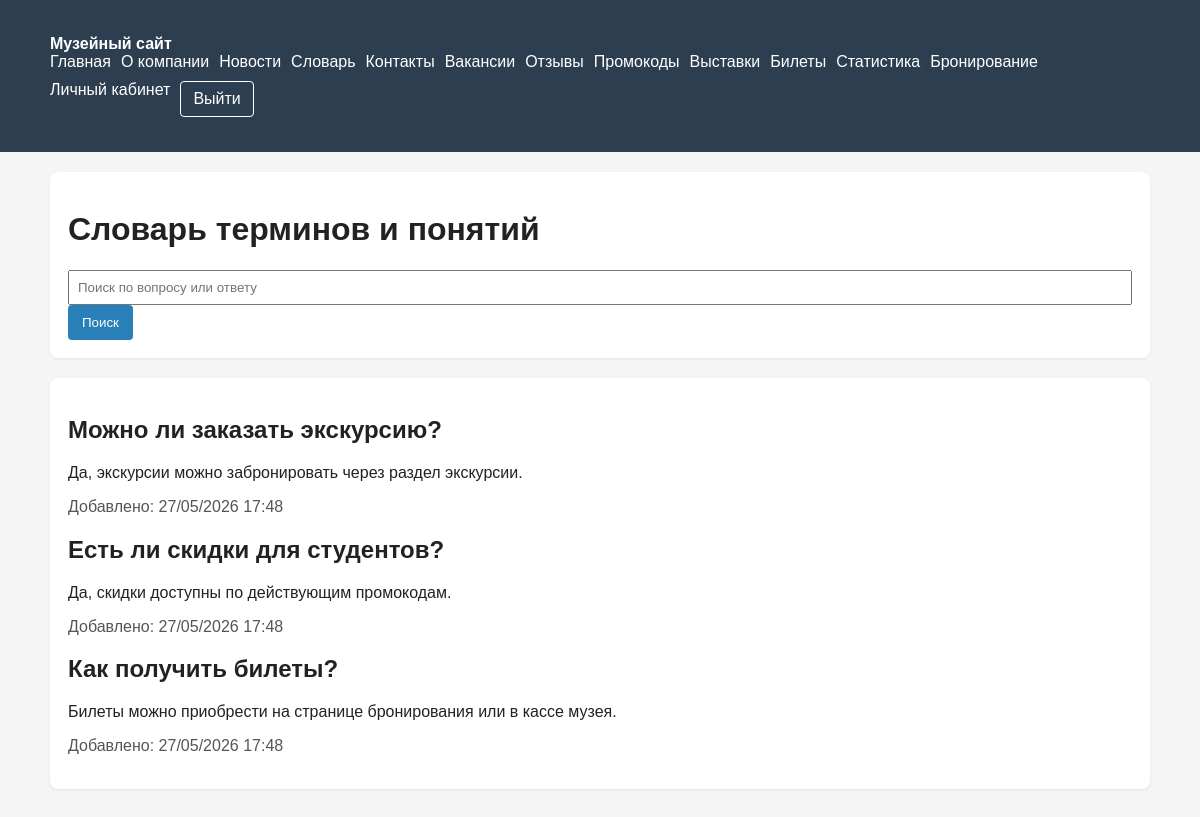
The page /faq/ (signed in) on the database its author committed.
### museum/models.py (models this page shows, shortened)
class FAQ(models.Model):
    question = models.CharField(max_length=300)
    answer = models.TextField()
    added_at = models.DateTimeField(auto_now_add=True)

### museum/views.py (the view)
# urls.py: path("faq/", faq_view, name="faq"),
def faq_view(request):
    search = request.GET.get("search", "")
    qs = FAQ.objects.all().order_by("-added_at")
    if search:
        qs = qs.filter(Q(question__icontains=search) | Q(answer__icontains=search))
    return render(request, "museum/faq.html", {"faqs": qs, "search": search})

### templates/museum/faq.html (shortened to what this page needs)
{% extends 'base.html' %}
{% block content %}
<div class="panel">
    <h1>Словарь терминов и понятий</h1>
    <form method="get">
        <input type="text" name="search" value="{{ search }}" placeholder="Поиск по вопросу или ответу">
        <button class="btn" type="submit">Поиск</button>
    </form>
</div>
<div class="panel">
    {% for faq in faqs %}
        <h2>{{ faq.question }}</h2>
        <p>{{ faq.answer|linebreaksbr }}</p>
        <p class="muted">Добавлено: {{ faq.added_at|date:'d/m/Y H:i' }}</p>
    {% empty %}
        <p>Записей пока нет.</p>
    {% endfor %}
</div>
{% endblock %}

### templates/base.html (style rules this page uses)
body { font-family: Arial, sans-serif; margin: 0; background: #f5f5f5; color: #222; }
.panel { background: #fff; padding: 18px; border-radius: 8px; margin-bottom: 20px; box-shadow: 0 1px 3px rgba(0,0,0,0.08); }
.btn { display: inline-block; padding: 10px 14px; background: #2980b9; color: #fff; text-decoration: none; border-radius: 4px; border: 0; cursor: pointer; }
input, select, textarea { width: 100%; padding: 8px; box-sizing: border-box; }
.muted { color: #555; }

### rows shown on the page
FAQ: question "Можно ли заказать экскурсию?", answer "Да, экскурсии можно забронировать через раздел экскурсии.", added_at "27/05/2026 17:48"
FAQ: question "Есть ли скидки для студентов?", answer "Да, скидки доступны по действующим промокодам.", added_at "27/05/2026 17:48"
FAQ: question "Как получить билеты?", answer "Билеты можно приобрести на странице бронирования или в кассе музея.", added_at "27/05/2026 17:48"
